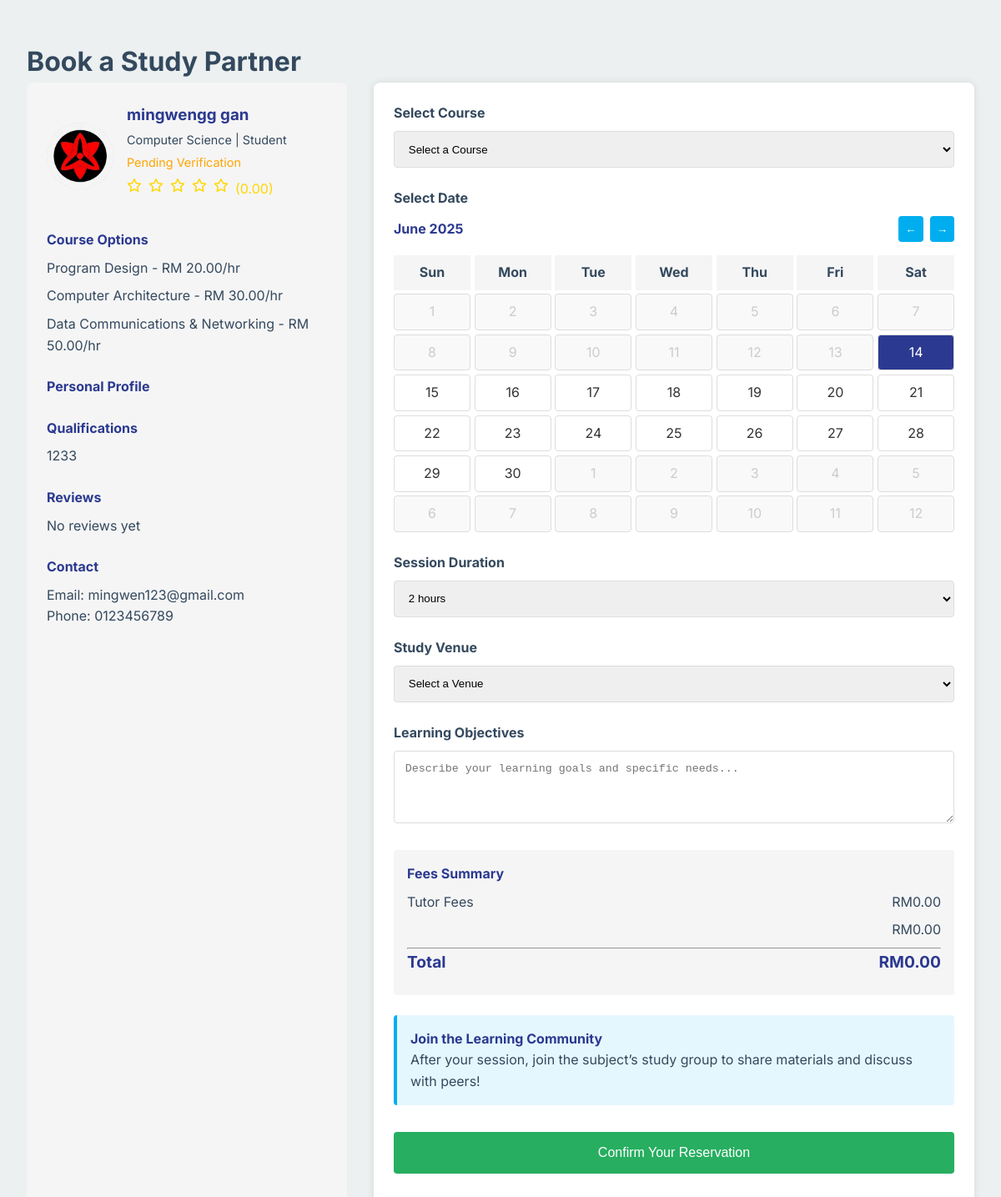
The app's page /appointments.php (signed in), older data.
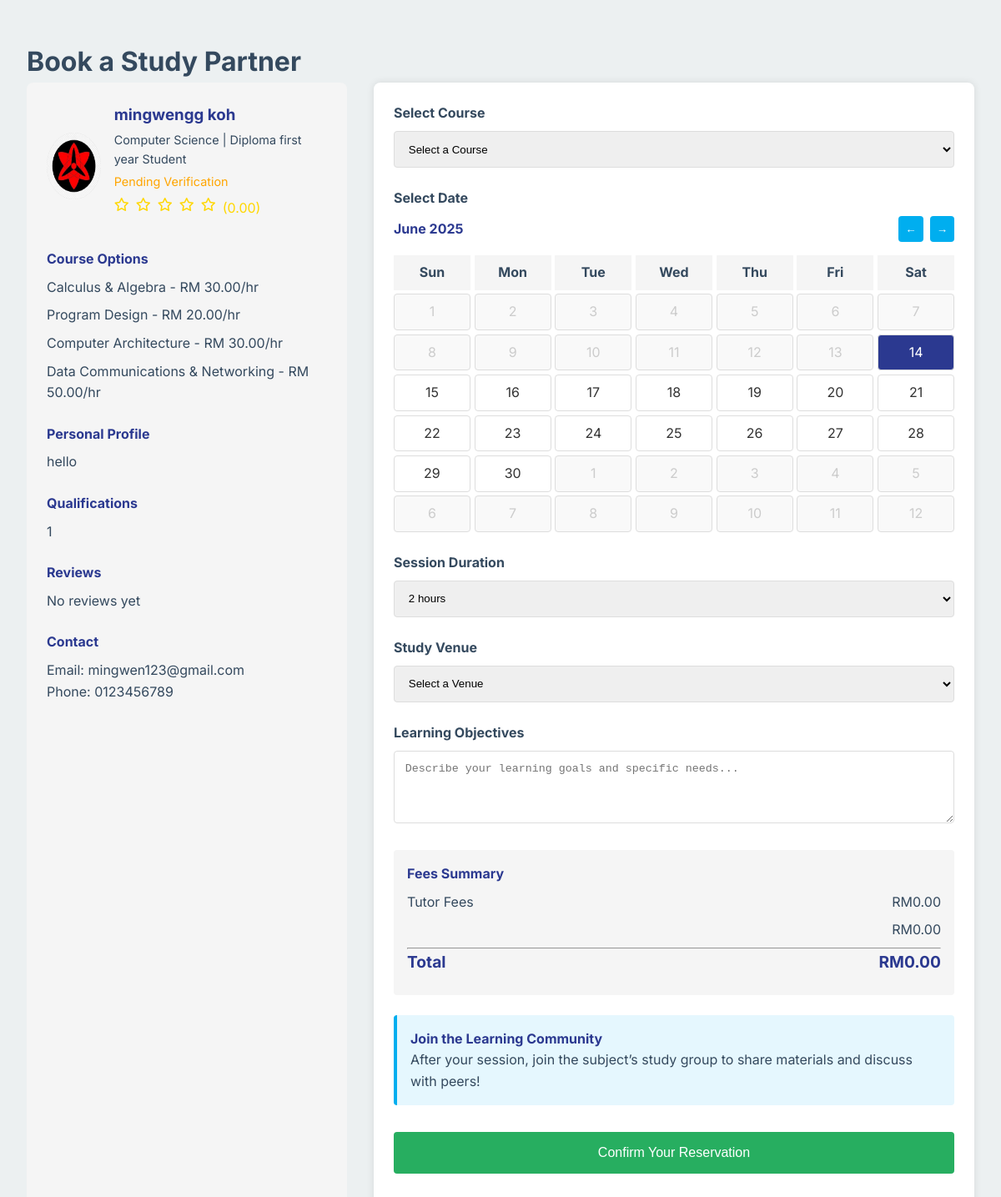
The same page, newer data.
### tables this page shows
CREATE TABLE `user` (
  `user_id` int(11) NOT NULL,
  `username` varchar(50) NOT NULL,
  `password` varchar(255) DEFAULT NULL,
  `email` varchar(100) NOT NULL,
  `role` enum('student','tutor','admin') NOT NULL,
  `first_name` varchar(50) NOT NULL,
  `last_name` varchar(50) NOT NULL,
  `phone` varchar(20) DEFAULT NULL,
  `profile_image` varchar(255) DEFAULT NULL,
  `is_active` tinyint(1) DEFAULT 1,
  `created_at` timestamp NOT NULL DEFAULT current_timestamp(),
  `last_login` datetime DEFAULT NULL
);

CREATE TABLE `tutorprofile` (
  `user_id` int(11) NOT NULL,
  `major` varchar(100) DEFAULT NULL,
  `year` varchar(50) DEFAULT NULL,
  `bio` text DEFAULT NULL,
  `qualifications` text DEFAULT NULL,
  `is_verified` tinyint(1) DEFAULT 0,
  `rating` decimal(3,2) DEFAULT 0.00,
  `total_sessions` int(11) DEFAULT 0
);

CREATE TABLE `tutorsubject` (
  `id` int(11) NOT NULL,
  `tutor_id` int(11) NOT NULL,
  `course_id` int(11) DEFAULT NULL,
  `hourly_rate` decimal(10,2) NOT NULL DEFAULT 0.00
);

CREATE TABLE `course` (
  `id` int(11) NOT NULL,
  `course_name` varchar(100) NOT NULL,
  `details` text DEFAULT NULL,
  `status` enum('active','inactive') DEFAULT 'active',
  `created_at` timestamp NOT NULL DEFAULT current_timestamp(),
  `updated_at` timestamp NOT NULL DEFAULT current_timestamp() ON UPDATE current_timestamp()
);

### appointments.php (the view, shortened to what the changed rows need)
<?php
require_once 'db_connection.php';
$tutor_id = isset($_GET['tutor_id']) ? intval($_GET['tutor_id']) : 16;
$tutor_query = "SELECT u.*, tp.* FROM user u
                JOIN tutorprofile tp ON u.user_id = tp.user_id
                WHERE u.user_id = ? AND u.role = 'tutor'";
$stmt = $conn->prepare($tutor_query);
$stmt->bind_param("i", $tutor_id);
$stmt->execute();
$tutor_result = $stmt->get_result();
$tutor = $tutor_result->fetch_assoc();
$courses_query = "SELECT c.*, ts.hourly_rate FROM course c
                 JOIN tutorsubject ts ON c.id = ts.course_id
                 WHERE ts.tutor_id = ?";
$stmt = $conn->prepare($courses_query);
$stmt->bind_param("i", $tutor_id);
$stmt->execute();
$courses_result = $stmt->get_result();
$courses = [];
while ($row = $courses_result->fetch_assoc()) {
    $courses[] = $row;
}
?>
<?php include 'header/stud_head.php'; ?>
<div class="main">
    <h1>Book a Study Partner</h1>
    <div class="appointment-section" style="display: flex; gap: 2rem; margin-bottom: 2rem;">
        <div class="tutor-info" style="flex: 1; background: #f5f5f5; padding: 1.5rem; border-radius: 8px;">
            <div class="tutor-profile" style="display: flex; align-items: center; margin-bottom: 1rem;">
                <div class="tutor-image" style="width: 80px; height: 80px; border-radius: 50%; margin-right: 1rem; background: #ddd;">
                    <?php if (!empty($tutor['profile_image'])): ?>
                        <img src="<?php echo htmlspecialchars($tutor['profile_image']); ?>" alt="Tutor Avatar" style="width: 100%; height: 100%; border-radius: 50%;">
                    <?php endif; ?>
                </div>
                <div class="tutor-details">
                    <h3 style="margin: 0; color: #2B3990;"><?php echo htmlspecialchars($tutor['first_name'] . ' ' . $tutor['last_name']); ?></h3>
                    <p style="margin: 0.2rem 0; font-size: 0.9rem;"><?php echo htmlspecialchars($tutor['major']); ?> | <?php echo htmlspecialchars($tutor['year']); ?> Student</p>
                    <p style="margin: 0.2rem 0; font-size: 0.9rem; color: <?php echo $tutor['is_verified'] ? 'green' : 'orange'; ?>;">
                        <?php echo $tutor['is_verified'] ? 'Verified' : 'Pending Verification'; ?>
                    </p>
                    <div class="rating" style="color: gold; margin-top: 0.5rem;">
                        <?php
                        $rating = $tutor['rating'] ?? 0;
                        for ($i = 1; $i <= 5; $i++) {
                            if ($i <= floor($rating)) {
                                echo '<i class="fas fa-star"></i>';
                            } elseif ($i - 0.5 <= $rating) {
                                echo '<i class="fas fa-star-half-alt"></i>';
                            } else {
                                echo '<i class="far fa-star"></i>';
                            }
                        }
                        echo " ({$rating})";
                        ?>
                    </div>
                </div>
            </div>
            <div class="tutor-subjects">
                <ul style="list-style: none; padding: 0;">
                    <?php foreach ($courses as $course): ?>
                        <li style="margin-bottom: 0.5rem;">
                            <?php echo htmlspecialchars($course['course_name']); ?> - RM <?php echo number_format($course['hourly_rate'], 2); ?>/hr
                        </li>
                    <?php endforeach; ?>
                </ul>
            </div>
            <div class="tutor-bio">
                <h4 style="color: #2B3990; font-weight: bold; margin: 1.5rem 0 0.5rem;">Personal Profile</h4>
                <p><?php echo htmlspecialchars($tutor['bio'] ?? 'No bio provided'); ?></p>
            </div>
            <div class="tutor-qualifications">
                <h4 style="color: #2B3990; font-weight: bold; margin: 1.5rem 0 0.5rem;">Qualifications</h4>
                <p><?php echo htmlspecialchars($tutor['qualifications'] ?? 'No qualifications provided'); ?></p>
            </div>
            <div class="tutor-contact">
                <h4 style="color: #2B3990; font-weight: bold; margin: 1.5rem 0 0.5rem;">Contact</h4>
                <p>Email: <?php echo htmlspecialchars($tutor['email']); ?></p>
                <p>Phone: <?php echo htmlspecialchars($tutor['phone'] ?? 'Not provided'); ?></p>
            </div>
        </div>
    </div>
</div>

Row changes from the older to the newer data that the page shows:
no longer on this page (row edited): user: profile_image (picture), first_name+last_name "mingwengg gan", tutorprofile.major "Computer Science", tutorprofile.rating "0.00", tutorprofile.qualifications "1233", email "mingwen123@gmail.com", phone "0123456789"
now on this page (row edited): tutorprofile: user_id.profile_image (picture), user_id.last_name "mingwengg koh", major "Computer Science", year "Diploma first year", rating "0.00", bio "hello", qualifications "1", user_id.email "mingwen123@gmail.com", user_id.phone "0123456789"
added tutorsubject: course.course_name "Calculus & Algebra", hourly_rate "30.00"
